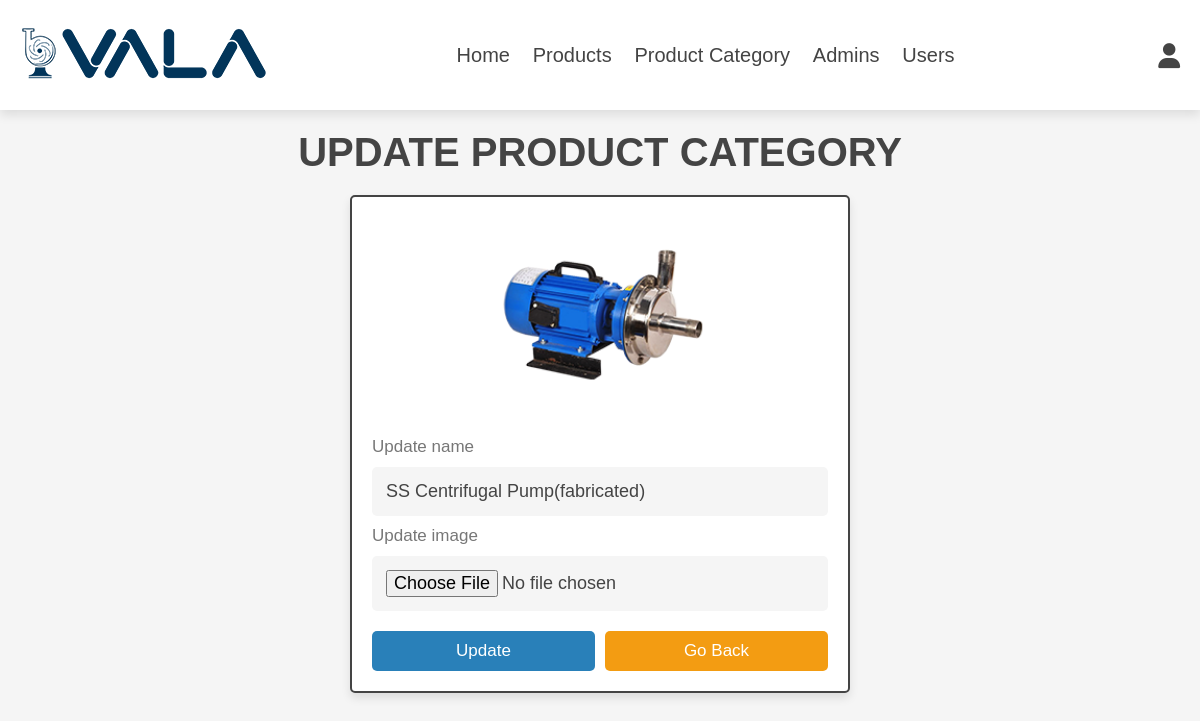
/update_product_category.php?update=108 (signed in), run on the app's committed database.
### tables this page shows
CREATE TABLE `product_category` (
  `product_cate_id` int(11) NOT NULL,
  `cate_name` varchar(35) NOT NULL,
  `img` varchar(50) NOT NULL,
  `status` tinyint(4) NOT NULL
);

### update_product_category.php (the view, shortened to what this page needs)
<?php
include 'admin_header.php';
$id = $_GET['update'];
?>
<!DOCTYPE html>
<html lang="en">
<head>
   <link rel="stylesheet" href="https://cdnjs.cloudflare.com/ajax/libs/font-awesome/6.1.1/css/all.min.css">
   <link rel="stylesheet" href="css/admin_style.css">
</head>
<body>
<section class="update-product">
   <h1 class="heading">update product category</h1>
   <?php
       $select = mysqli_query($conn,"SELECT * FROM product_category WHERE product_cate_id=$id");
       $num = mysqli_num_rows($select);
       if($num>0){
       while($row = mysqli_fetch_assoc($select)){
   ?>
   <form action="" method="post" enctype="multipart/form-data">
      <div class="image-container">
         <div class="main-image">
            <img src="uploadimage/<?= $row['img']; ?>" alt="">
         </div>
      </div>
      <span>Update name</span>
      <input type="text" name="pro_cat_name" required class="box" maxlength="100" placeholder="Enter product category name" value="<?php echo $row['cate_name']; ?>">
      <span>Update image</span>
      <input type="file" name="img" accept="image/jpg, image/jpeg, image/png, image/webp" class="box">
      <div class="flex-btn">
         <input type="submit" name="update_cate" class="btn" value="update">
         <a href="product_category.php" class="option-btn">go back</a>
      </div>
   </form>
   <?php
       }
       }else{
         echo '<p class="empty">No product found!</p>';
      }
   ?>
</section>
</body>
</html>

### css/admin_style.css (style rules this page uses)
:root { --main-color:#2980b9; --orange:#f39c12; --red:#e74c3c; --black:#444; --white:#fff; --light-color:#777; --light-bg:#f5f5f5; --border:.2rem solid var(--black); --box-shadow:0 .5rem 1rem rgba(0,0,0,.1); --bg-color:#eee; }
* { font-family: 'Nunito', sans-serif; margin:0; padding:0; box-sizing: border-box; outline: none; border:none; text-decoration: none; }
html { font-size: 62.5%; overflow-x: hidden; }
body { background-color: var(--light-bg); }
section { padding:2rem; max-width: 1200px; margin:0 auto; }
.heading { font-size: 4rem; color:var(--black); margin-bottom: 2rem; text-align: center; text-transform: uppercase; }
.btn, .delete-btn, .option-btn { display: block; width: 100%; margin-top: 1rem; border-radius: .5rem; padding:1rem 3rem; font-size: 1.7rem; text-transform: capitalize; color:var(--white); cursor: pointer; text-align: center; }
.btn { background-color: var(--main-color); }
.option-btn { background-color: var(--orange); }
.flex-btn { display: flex; gap:1rem; }
.update-product form { background-color: var(--white); box-shadow: var(--box-shadow); border-radius: .5rem; border:var(--border); padding:2rem; max-width: 50rem; margin:0 auto; }
.update-product form .image-container { margin-bottom: 2rem; }
.update-product form .image-container .main-image img { height: 20rem; width: 100%; object-fit: contain; }
.update-product form .box { width: 100%; border-radius: .5rem; padding:1.4rem; font-size: 1.8rem; color:var(--black); background-color: var(--light-bg); margin:1rem 0; }
.update-product form span { font-size: 1.7rem; color:var(--light-color); }

### data on the page
product_category: img (picture), pro_cat_name "SS Centrifugal Pump(fabricated)"
